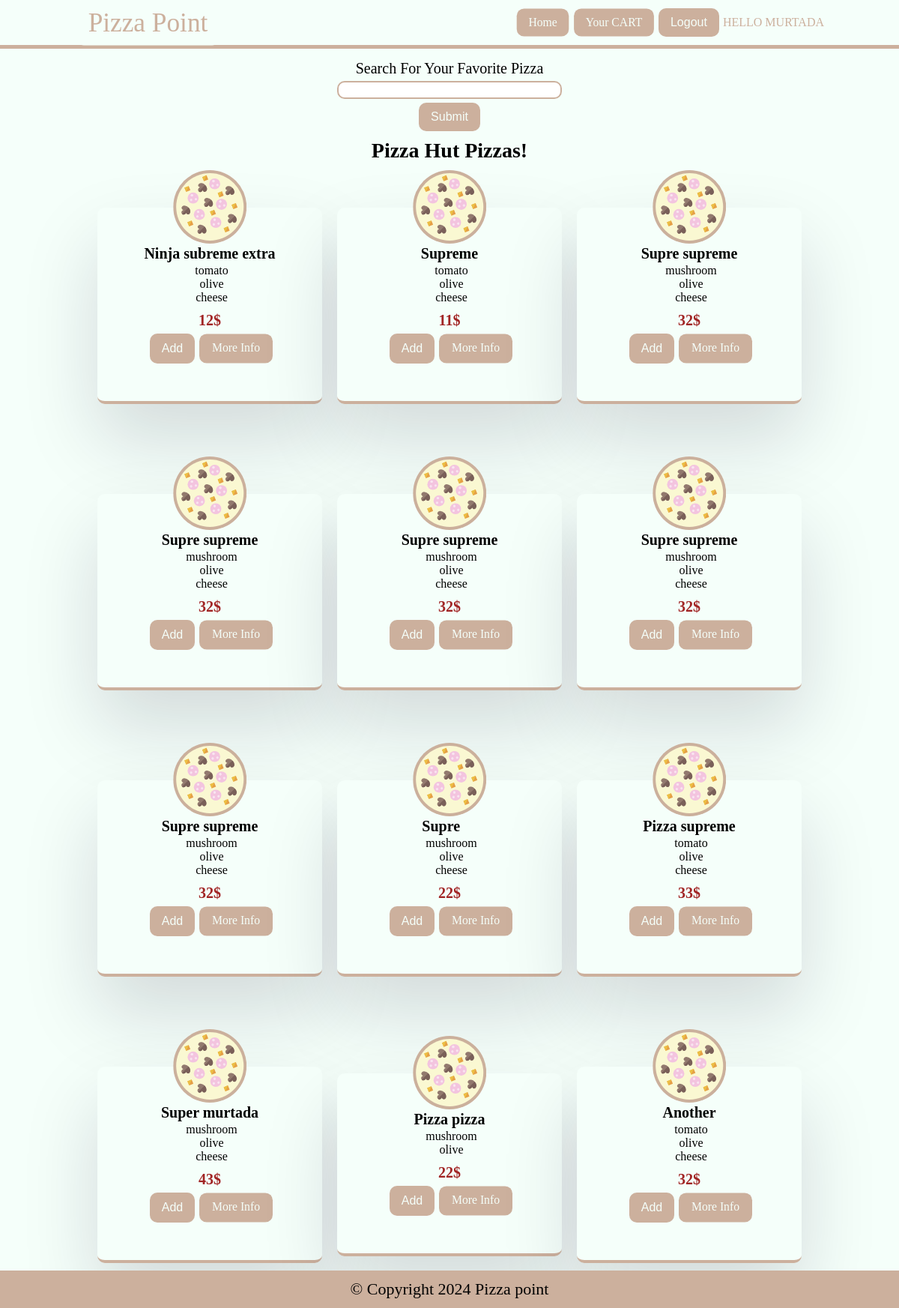
/clients/restaurant/8 (signed in), run on the app's committed database.
### tables this page shows
CREATE TABLE `restaurants` (
  `id` int(11) NOT NULL,
  `name` varchar(255) NOT NULL,
  `email` varchar(255) NOT NULL,
  `password` varchar(255) NOT NULL,
  `account_type` varchar(255) DEFAULT 'restaurant'
);

CREATE TABLE `pizzas` (
  `id` int(11) NOT NULL,
  `restaurant_id` int(11) NOT NULL,
  `title` varchar(255) NOT NULL,
  `ingredients` varchar(255) NOT NULL,
  `price` int(11) DEFAULT NULL,
  `created_at` timestamp NOT NULL DEFAULT current_timestamp()
);

### app/libraries/Core.php (called while the page is built, shortened)
<?php
class Core
{
    protected $routes = [
        'home' => ['controller' => 'clients', 'method' => 'index'],
        'bb' => ['controller' => 'SomeOtherController', 'method' => 'someMethod'],
    ];
    protected $currentController = 'users';
    protected $currentMethod = 'register';
    protected $params = [];
    public function __construct()
    {
        $url = $this->getUrl();
        if (!empty($url) && isset($this->routes[$url[0]])) {
            $route = $this->routes[$url[0]];
            $this->currentController = $route['controller'];
            $this->currentMethod = $route['method'];
            require_once '../app/controllers/' . $this->currentController  . '.php';
            $this->currentController = new $this->currentController;
            unset($url);
        } else {
            if (!empty($url) && file_exists('../app/controllers/' . ucwords($url[0]) . '.php')) {
                $this->currentController = ucwords($url[0]);
                unset($url[0]);
            }
            $this->currentController = new $this->currentController;
            if (isset($url[1])) {
                if (method_exists($this->currentController, $url[1])) {
                    $this->currentMethod = $url[1];
                    unset($url[1]);
                }
            }
            $this->params = $url ? array_values($url) : [];
        }
        call_user_func_array([$this->currentController, $this->currentMethod], $this->params);
    }
    public function getUrl()
    {
        if (isset($_GET['url'])) {
            $url = rtrim($_GET['url'], '/');
            $url = filter_var($url, FILTER_SANITIZE_URL);
            $url = explode('/', $url);
            return $url;
        }
    }
}

### public/index.php (called while the page is built, shortened)
<?php
    $init = new Core;
?>

### app/libraries/Database.php (called while the page is built, shortened)
<?php
class Database {
    private $host = DB_HOST;
    private $user = DB_USER;
    private $pass = DB_PASS;
    private $dbname = DB_NAME;
    private $dbh;
    private $stmt;
    public function __construct() {
        $dsn = 'mysql:host=' . $this->host . ';dbname=' . $this->dbname;
        try{
            $this->dbh = new PDO($dsn, $this->user, $this->pass);
        }catch(PDOException $e) {
            $this->error = $e->getMessage();
            echo $this->error;
        }
    }
    public function query($sql) {
        $this->stmt = $this->dbh->prepare($sql);
    }
    public function bind($param, $value, $type = null) {
        if(is_null($type)){
            switch(true){
                case is_int($value):
                    $type = PDO::PARAM_INT;
                    break;
                default:
                $type = PDO::PARAM_STR;
            }
        }
        $this->stmt->bindValue($param, $value, $type);
    }
    public function execute() {
        return $this->stmt->execute();
    }
    public function resultSet() {
        $this->execute();
        return $this->stmt->fetchAll(PDO::FETCH_OBJ);
    }
    public function single() {
        $this->execute();
        return $this->stmt->fetch(PDO::FETCH_OBJ);
    }
}

### app/models/Client.php (called while the page is built, shortened)
<?php
class client
{
    private $db;
    public function __construct()
    {
        $this->db = new Database;
    }
    public function doesResExist($id)
    {
        $id =  filter_var(htmlspecialchars(strip_tags($id)), FILTER_VALIDATE_INT);
        $this->db->query("SELECT id FROM restaurants WHERE id = :id");
        $this->db->bind('id', $id);
        try {
            if ($this->db->single()) {
                return true;
            }
        } catch (PDOException $e) {
            echo "Error: " . $e->getMessage();
        }
    }
    public function getRestaurantPizzas($id)
    {
        $this->db->query("SELECT * FROM pizzas WHERE restaurant_id = :id ORDER BY created_at");
        $this->db->bind(':id', $id);
        if ($pizzas = $this->db->resultSet()) {
            return $pizzas;
        }
    }
    public function resName($id)
    {
        $this->db->query("SELECT name FROM restaurants WHERE id = :id");
        $this->db->bind(':id', $id);
        return $this->db->single();
    }
}

### app/views/client/restaurant.php (the view, shortened to what this page needs)
<?php require APPROOT . '/views/inc/header.php'; ?>
<section class="search-container">
    <div>
        <form class='center search-card' id="search-form">
            <label for="search" style="font-size: 20px;">Search For Your Favorite Pizza</label>
            <div class="search-inner-container">
                <input type="text" name='search' value="<?php echo htmlspecialchars($data['search']); ?>" class="search" id="search-content">
                <input type="submit" name="submit" value="Submit" class="search-submit" id="search-submit">
            </div>
        </form>
    </div>
</section>
<h4><?php echo $data['res_name']->name ?> Pizzas!</h4>
<section class="pizzas-container page" id='page'>
    <?php foreach ($data['pizzas'] as $pizza) : ?>
        <div class="pizza-container">
            <img src="<?php echo URLROOT; ?>/img/pizza.svg">
            <div>
                <h6><?php echo htmlspecialchars(ucfirst($pizza->title)); ?></h6>
                <ul class="ing">
                    <?php foreach (explode(',', $pizza->ingredients) as $ing) : ?>
                        <li><?php echo htmlspecialchars($ing); ?></li>
                    <?php endforeach; ?>
                </ul>
            </div>
            <h6 class="price"><?php echo htmlspecialchars($pizza->price) ?>$</h6>
            <div class="pizza-btn">
                <input type="button" name="add" value="Add" id="<?php echo $pizza->id; ?>" price="<?php echo $pizza->price; ?>" class="add-btn">
                <a href="<?php echo URLROOT; ?>/clients/details/<?php echo $pizza->id; ?>">More Info</a>
            </div>
        </div>
    <?php endforeach; ?>
</section>
<?php require APPROOT . '/views/inc/footer.php'; ?>

### public/css/style.css (style rules this page uses)
:root { --primary-color: #ccb09d; --white-color: #f5fffa; }
* { box-sizing: border-box; padding: 0; margin: 0; }
html, body { font-size: 62.5%; background: var(--white-color); }
h4 { text-align: center; font-size: 2.8rem; margin-top: 1rem; }
a { cursor: pointer; color: var(--white-color); background: var(--primary-color); text-align: center; display: inline-block; text-decoration: none; padding: 1rem 1.6rem; border-radius: 1rem; transform: scale(0.98); }
ul { display: flex; justify-content: center; align-items: center; list-style-type: none; }
li { margin-left: 0.5rem; font-size: 1.6rem; }
input[type="submit"] { cursor: pointer; background: var(--primary-color); color: var(--white-color); border: none; border-radius: 1rem; padding: 1rem 1.6rem; font-size: 1.6rem; }
.pizzas-container { display: flex; flex-wrap: wrap; justify-content: center; align-items: center; }
.pizza-container { display: flex; flex-direction: column; flex-wrap: wrap; justify-content: center; align-items: center; position: relative; background: var(--white-color); width: 30rem; min-height: 24rem; margin: 6rem 1rem; padding: 5rem; border-radius: 1rem; border-bottom: var(--primary-color) solid 0.4rem; box-shadow: rgba(17, 12, 46, 0.15) 0px 48px 100px 0px; }
.price { color: rgb(161, 36, 36); }
.ing { display: flex; flex-direction: column; justify-content: center; align-items: center; margin-bottom: 1rem; }
h6 { font-size: 2rem; margin-bottom: 0.2rem; }
.pizza-btn { display: flex; justify-content: center; align-items: center; margin-top: 0.4rem; }
.pizza-btn input[type="button"], .pizza-btn a { font-size: 1.6rem; margin-left: 0.5rem; height: 4rem; width: 6rem; border-radius: 1rem; }
.pizza-btn input { background: var(--primary-color); color: var(--white-color); border: none; }
.pizza-btn a { width: 10rem; }
.search-submit { cursor: pointer; }
img { position: absolute; top: -5rem; left: 50%; transform: translateX(-50%); }
.search-container { display: flex; justify-content: center; align-items: center; margin-top: 0.5rem; }
.search-card { display: flex; flex-direction: column; }
.search-inner-container { display: flex; flex-direction: column; justify-content: center; align-items: center; margin-top: 0.5rem; }
.search { width: 30rem; height: 2.4rem; border: 0.2rem solid var(--primary-color); border-radius: 1rem; margin-bottom: 0.5rem; padding: 0 0.5rem; }
.center { display: flex; justify-content: center; align-items: center; margin-top: 0.5rem; }

### data on the page
restaurants: name "Pizza Hut"
pizzas: title "Ninja subreme extra", ingredients "tomato", ingredients "olive", ingredients "cheese", price "12"
pizzas: title "Supreme", ingredients "tomato", ingredients "olive", ingredients "cheese", price "11"
pizzas: title "Supre supreme", ingredients "mushroom", ingredients "olive", ingredients "cheese", price "32"
pizzas: title "Supre supreme", ingredients "mushroom", ingredients "olive", ingredients "cheese", price "32"
pizzas: title "Supre supreme", ingredients "mushroom", ingredients "olive", ingredients "cheese", price "32"
pizzas: title "Supre supreme", ingredients "mushroom", ingredients "olive", ingredients "cheese", price "32"
pizzas: title "Supre supreme", ingredients "mushroom", ingredients "olive", ingredients "cheese", price "32"
pizzas: title "Supre", ingredients "mushroom", ingredients "olive", ingredients "cheese", price "22"
pizzas: title "Pizza supreme", ingredients "tomato", ingredients "olive", ingredients "cheese", price "33"
pizzas: title "Super murtada", ingredients "mushroom", ingredients "olive", ingredients "cheese", price "43"
pizzas: title "Pizza pizza", ingredients "mushroom", ingredients "olive", price "22"
pizzas: title "Another", ingredients "tomato", ingredients "olive", ingredients "cheese", price "32"

### other printed values
$_SESSION['user_name'] "MURTADA"
